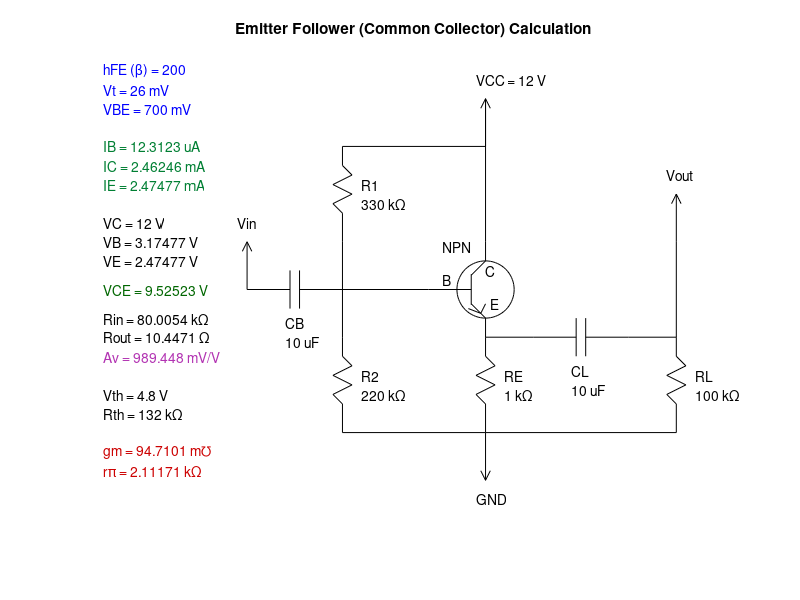

This chart was generated by the following MATLAB code:
% DC and AC Analysis of
% Emitter Degenerated BJT - NPN
% Emitter Follower (Common Collector)
% Amplifier Circuit
% And Calculating Voltage Gain

pkg load matgeom;
clear; clc;

%---------- Transistor Parameters -----------%

hFE = 200;   % Current Gain (β)
Vt = 26e-3;  % 26 mV
VBE = 0.7; % V

%----------- Circuit Parameters ----------------%

VCC = 12;    % V

% Resistors

R1 = 330e3;   % bias resistor 1
R2 = 220e3;   % bias resistor 2
RE = 1e3;     % emitter resistor
RL = 100e3;   % load resistor

% Capacitors

CB = 10e-6;  % 100 nF
CL = 10e-6;  % 100 nF

%------------------ DC Analysis -------------------%

parallel_res = @(z) 1 / sum(1./z); % parallel resistors

Vth = (R2/(R1+R2)) * VCC;      % Thevenin Eq. Voltage
Rth = parallel_res([R1, R2]);  % Thevenin Eq. Resistance (R1//R2)

IB = (Vth-VBE) / (Rth + (hFE+1)*RE); % Base Current
IC = hFE * IB;                       % Kollektör Current
IE = IC + IB;                        % Emiter Current

VC = VCC;            % Collector Voltage
VE = RE * IE;        % Emitter Voltage
VB = VBE + VE;       % Base Voltage

VCE = VC - VE;       % Collector-Emitter Voltage

%-------------------- AC Analysis -------------------%

gm = IC/Vt;     % Transconductance
rPi = Vt/IB;    % rπ Resistance

% Voltage Gain
Av = parallel_res([RE RL]) / ((1/gm) + parallel_res([RE RL]));

% Input Impedance (rπ+(β+1)RE)//R1//R2
Rin = parallel_res([(rPi+(hFE+1)*RE), R1, R2]);

% Output Impedance (RE//RL//(1/gm))
Rout = parallel_res([RE RL 1/gm]);

%%%%%%%%%%%%%%%  END OF CALCULATIONS  %%%%%%%%%%%%%%%%

%------------ Graph Drawing Functions ------------%

function draw_power(x, y, angle=90, label="")
    phi = sin(angle*pi/180);
    theta = cos(angle*pi/180);
    x2 = x + 5 * theta;
    y2 = y + 5 * phi;
    arrow = drawArrow([ x y x2 y2], 1, 1, 1);
    set(arrow.body, 'color', 'black');
    set(arrow.wing, 'color', 'black');
    if length(label) > 0
        tx = x + 7.5 * (theta) - 1;
        ty = y + 7 * phi;
        text(tx, ty, label);
    end
end

function draw_component(coordinates, x, y, angle=0)
    R = [
        cosd(angle) -sind(angle);
        sind(angle) cosd(angle)
    ];
    
    rot_points = coordinates * R;
    
    [rows, columns] = size(rot_points);
    
    rot_points(:,1) = rot_points(:,1) + x;
    rot_points(:,2) = rot_points(:,2) + y;
    
    points = [
        rot_points(1:2:rows,:) rot_points(2:2:rows,:)
    ];
    
    drawEdge(points, 'color', 'black');
end

function draw_npn(x, y, angle=0)
    coordinates = [
        [-6 0]; [-1.5 0];
        [-1.5 1.6]; [-1.5 -1.6];
        [-1.5 1.5]; [0 3];
        [0 3]; [0 5];
        [-1.5 -1.5]; [0 -3];
        [-0.5 -2.5]; [0 -1.5];
        [-0.5 -2.5]; [-1.8 -2];
        [0 -3]; [0 -5];
    ];
    
    drawCircle(x, y, 3, 'color', 'black');
    draw_component(coordinates, x, y, angle);
    
    text(x-4.5, y+4.5, "NPN");
    text(x, y+2, "C");
    text(x-4.5, y+1, "B");
    text(x+0.5, y-1.5, "E");
end

function [engstr] = num2eng(value, unit="")        
    if value == 0
        engstr = sprintf("%d %s", value, unit);
        return
    end
    
    ranges = "fpnum kMGTPE";
    range = 7;
    
    k1 = floor(log10(value));
    k2 = floor(k1 / 3);
    
    dispval = value / 10^(k2*3);
    
    if k2 >= -5 && k2 <= 6
        range_t = strtrim(ranges(k2+6));
        engstr = sprintf("%d %s%s", dispval, range_t, unit);
    else
        engstr = sprintf("%dx10^%d %s", dispval, k1, unit);
    end
end

function draw_resistor(x, y, angle=0, name="", value=0)
    coordinates = [
        [-5 0]; [-3 0];
        [-3 0]; [-2 1];
        [-2 1]; [-1 -1];
        [-1 -1]; [0 1];
        [0 1]; [1 -1];
        [1 -1]; [2 0]; 
        [2 0]; [5 0]
    ];
    
    draw_component(coordinates, x, y, angle);
    
    label = num2eng(value, "Ω");
    
    if angle == 0 || angle == 180
        if isempty(name)
            text(x-1, y-3.5, label);
        else
            text(x-1, y-2.5, name);
            text(x-1, y-4.5, label);
        end
    else
        if isempty(name)
            text(x+2, y, label);
        else
            text(x+2, y+1, name);
            text(x+2, y-1, label);
        end
    end
end

function draw_capacitor(x, y, angle=0, name="", value=0)
    coordinates = [
        [-0.5 -2]; [-0.5 2];
        [0.5 -2]; [0.5 2];
        [-0.5 0]; [-5 0];
        [0.5 0]; [5 0]
    ];
    
    draw_component(coordinates, x, y, angle);
    
    label = num2eng(value, "F");
    
    if length(label) > 0
        if angle == 0 || angle == 180
            if isempty(name)
                text(x-1, y-4.5, label)
            else
                text(x-1, y-3.5, name)
                text(x-1, y-5.5, label)
            end
        else
            if isempty(name)
                text(x+3, y, label)
            else
                text(x+3, y-1, label)
                text(x+3, y+1, label)
            end
        end
    end
end

function draw_wire(points)
    drawEdge(points, 'color', 'black');
end

function draw_info(x, y, name, value, unit, color='black')
    label = sprintf("%s = %s", name, num2eng(value, unit));
    text(x, y, label, 'color', color);
end

%------------- Drawing Circuit ---------------%

figure, hold on, axis equal;
axis([5 70 0 50]);
axis off;

title("Emitter Follower (Common Collector) Calculation");

x_left = 20;     % left edge of circuit
y_top = 40;      % top edge of circuit

y_center = y_top - 15;
y_bottom = y_center - 15;

y_res_top = y_top - 5;  
y_res_center = y_res_top - 10;
y_res_bottom = y_res_center - 10;

x_center = x_left + 10;
x_right = x_center + 15;

draw_power(x_right, y_top, 90, sprintf("VCC = %d V", VCC));
draw_power(x_right, y_bottom, 270, "GND");
draw_power(x_left, y_center, 90, "Vin");
draw_power(x_right+20, y_res_top-5, 90, "Vout");

draw_npn(x_right, y_center);

draw_resistor(x_right, y_res_bottom, 90, "RE", RE);
draw_resistor(x_center, y_res_top, 90, "R1", R1);
draw_resistor(x_center, y_res_bottom, 90, "R2", R2);
draw_resistor(x_right + 20, y_bottom + 5, 90, "RL", RL);

draw_capacitor(x_center - 5, y_center, 0, "CB", CB);
draw_capacitor(x_right + 10, y_res_bottom + 5, 0, "CL", CL);

draw_wire([
    [x_center y_res_top-5 x_center y_res_bottom+5];
    [x_center y_top x_right y_top];
    [x_center y_bottom x_right y_bottom];
    [x_center y_center x_right-6 y_center ];
    [x_right y_bottom x_right+20 y_bottom];
    [x_right y_res_bottom+5 x_right+5 y_res_bottom+5];
    [x_right+15 y_res_bottom+5 x_right+20 y_res_bottom+5];
    [x_right+20 y_res_top-5 x_right+20 y_res_center-5];
    [x_right y_center+5 x_right y_center+20]
]);

draw_info(5, 48, 'hFE (β)', hFE, '', 'blue');
draw_info(5, 46, 'Vt', Vt, 'V', 'blue');
draw_info(5, 44, 'VBE', VBE, 'V', 'blue');

draw_info(5, 40, 'IB', IB, 'A', [0 .5 .2]);
draw_info(5, 38, 'IC', IC, 'A', [0 .5 .2]);
draw_info(5, 36, 'IE', IE, 'A', [0 .5 .2]);

draw_info(5, 32, 'VC', VC, 'V');
draw_info(5, 30, 'VB', VB, 'V');
draw_info(5, 28, 'VE', VE, 'V');

draw_info(5, 25, 'VCE', VCE, 'V', [0 .4 0]);

draw_info(5, 22, 'Rin', Rin, 'Ω');
draw_info(5, 20, 'Rout', Rout, 'Ω');
draw_info(5, 18, 'Av', Av, 'V/V', [.7 .2 .7]);

draw_info(5, 14, 'Vth', Vth, 'V');
draw_info(5, 12, 'Rth', Rth, 'Ω');

draw_info(5, 8, 'gm', gm, '℧', [.8 0 0]);
draw_info(5, 6, 'rπ', rPi, 'Ω', [.8 0 0]);
